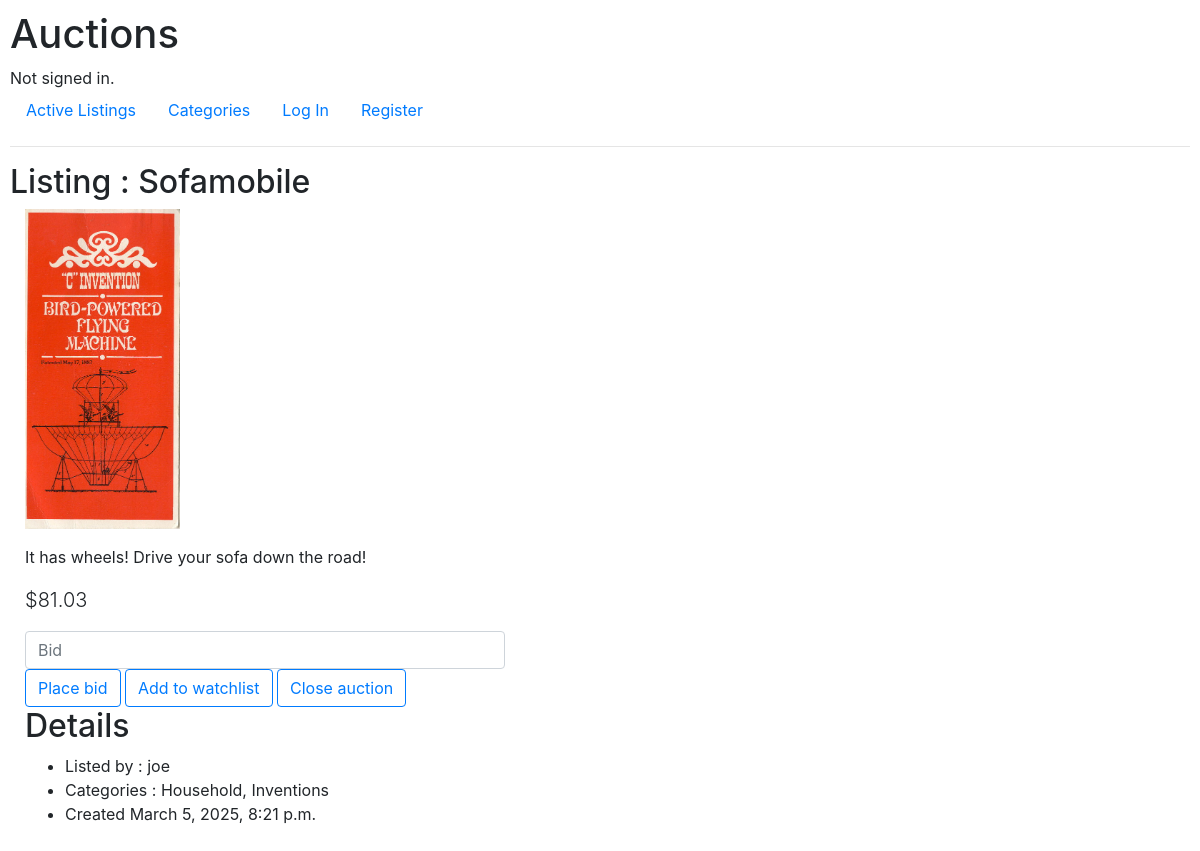
Page /listings/1 on the committed database.
### auctions/models.py (models this page shows, shortened)
class Listings(models.Model):
    vendor = models.ForeignKey(User, on_delete=models.CASCADE, related_name="user_listings")
    categories = models.ManyToManyField(Categories)
    title = models.CharField(max_length=64)
    description = models.CharField(max_length=256, blank=True, default="")
    reserve_price = models.DecimalField(decimal_places=2, max_digits=8, default=0)
    date_listed = models.DateTimeField(auto_now_add=True)
    img_file = models.CharField(max_length=64, blank=True, default="")
    active = models.BooleanField()

class User(AbstractUser):
    number_on_watchlist = models.CharField(blank=True, max_length=8)

### auctions/views.py (the view)
# urls.py: path("listings/<str:listing>", views.listings, name="listings"),
def listings(request, listing):
    if request.method == "POST":
        form = BidsForm(request.POST)
        keys = form.data.keys()
        if "place_bid" in keys:
            if form.is_valid():
                amt = float(form.cleaned_data["amount"])
                high_bid = float(request.POST["high_bid"])
                if amt > high_bid:
                    new_bid = Bids(item_id=int(listing), bidder_id=request.user.id, amount=amt)
                    new_bid.save()
                    listings = Listings.objects.all()
                    return HttpResponseRedirect(reverse(index))
                else:
                    ...
            else:
                ...
        elif "watch" in keys:
            new_watch = Watch(item_id=int(listing), watcher_id=request.user.id)
            try:
                new_watch.save()
            except IntegrityError:
                ...
            else:
                listings = Watch.objects.filter(watcher=request.user)
                return render(request, "auctions/watchlist.html", {
                    "listings": listings
                })
        elif "close" in keys:
            ...
    else:
        listingObj = Listings.objects.get(id=int(listing))
        price = util.get_high_bid(int(listing))
        catList = listingObj.categories.all()
        catStr = ""
        if len(catList) > 0:
            for cat in catList:
                catStr = catStr + cat.category  + ", "
            catStr = catStr[:-2]
        else:
            catStr = "No categories listed"
        return render(request, "auctions/listings.html", {
            "listing": listingObj,
            "categories_str": catStr,
            "bid": price
        })

### auctions/util.py (called while the page is built)
def get_high_bid(item_id):
  listingObj = Listings.objects.get(id=int(item_id))
  num_bids = Bids.objects.filter(item=int(item_id)).count()
  if num_bids > 0:
      bid = Bids.objects.filter(item=int(item_id)).aggregate(Max("amount", default=0))
      price = f"{bid['amount__max']:.2f}"
  else:
      price = listingObj.reserve_price
  return price

### auctions/templates/auctions/listings.html (shortened to what this page needs)
{% extends "auctions/layout.html" %}
{% load static %}
{% block body %}
    <h2>Listing : {{ listing.title }}</h2>
    <div class="container-fluid">
        <div class="row">
            <div class="col-12">
                {% static "" as baseUrl %}
                <p><img src="{{ baseUrl }}auctions/images/{{listing.img_file}}" style="max-height: 20rem;"></p>
            </div>
            <div class="col-12">
                <p>{{ listing.description }}</p>
                <p class="lead">${{ bid }}</p>
                <form id="form1" action="#" method="POST" >
                    <div>
                        <input type="text" name="amount"id="amount" class="form-control" placeholder="Bid" style="width:30rem">
                        <button type="submit" name="place_bid" value="1" class="btn btn-outline-primary">Place bid</button>
                        <button type="submit" name="watch" value="1" class="btn btn-outline-primary">Add to watchlist</button>
                        <button type="submit" name="close" value="1" class="btn btn-outline-primary">Close auction</button>
                    </div>
                </form>
                <h2>Details</h2>
                <ul>
                    <li>Listed by : {{ listing.vendor }}</li>
                    <li>Categories : {{ categories_str }} </li>
                    <li>Created {{ listing.date_listed }}</li>
                </ul>
            </div>
        </div>
    </div>
{% endblock %}

### auctions/static/auctions/styles.css (style rules this page uses)
body { padding: 10px; }

### rows in the picture
Listings: title "Sofamobile", img_file (picture), description "It has wheels! Drive your sofa down the road!", vendor "joe", date_listed "March 5, 2025, 8:21 p.m."

### other values in the picture
{{ bid }} "81.03"
{{ categories_str }} "Household, Inventions"
